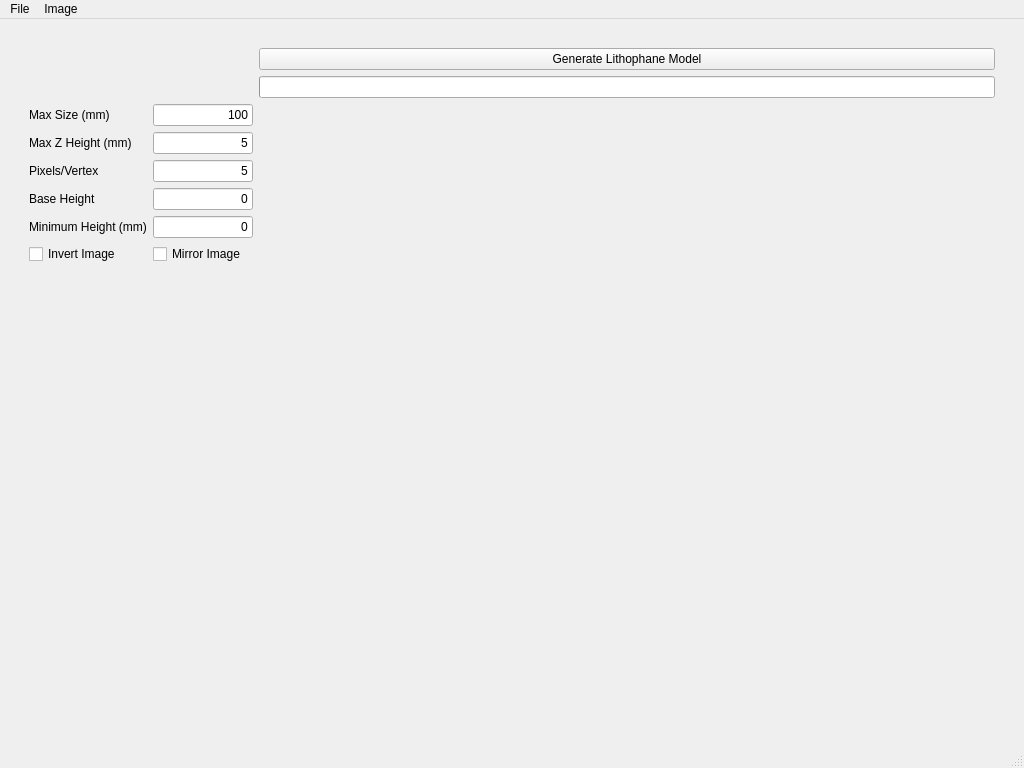
<?xml version="1.0" encoding="UTF-8"?>
<ui version="4.0">
 <class>MainWindow</class>
 <widget class="QMainWindow" name="MainWindow">
  <property name="geometry">
   <rect>
    <x>0</x>
    <y>0</y>
    <width>1024</width>
    <height>768</height>
   </rect>
  </property>
  <property name="windowTitle">
   <string>Lithophane Generator</string>
  </property>
  <widget class="QWidget" name="centralwidget">
   <property name="sizePolicy">
    <sizepolicy hsizetype="Expanding" vsizetype="Expanding">
     <horstretch>0</horstretch>
     <verstretch>0</verstretch>
    </sizepolicy>
   </property>
   <layout class="QGridLayout" name="gridLayout_3">
    <item row="2" column="0">
     <layout class="QGridLayout" name="gridLayout_2">
      <property name="leftMargin">
       <number>20</number>
      </property>
      <property name="topMargin">
       <number>20</number>
      </property>
      <property name="rightMargin">
       <number>20</number>
      </property>
      <property name="bottomMargin">
       <number>20</number>
      </property>
      <item row="2" column="0">
       <layout class="QVBoxLayout" name="verticalLayout">
        <item>
         <layout class="QGridLayout" name="gridLayout">
          <item row="2" column="0">
           <widget class="QLabel" name="label_3">
            <property name="text">
             <string>Pixels/Vertex</string>
            </property>
            <property name="buddy">
             <cstring>numSamples</cstring>
            </property>
           </widget>
          </item>
          <item row="4" column="1">
           <widget class="QLineEdit" name="minHeight">
            <property name="sizePolicy">
             <sizepolicy hsizetype="Fixed" vsizetype="Fixed">
              <horstretch>0</horstretch>
              <verstretch>0</verstretch>
             </sizepolicy>
            </property>
            <property name="maximumSize">
             <size>
              <width>100</width>
              <height>16777215</height>
             </size>
            </property>
            <property name="text">
             <string>0</string>
            </property>
            <property name="alignment">
             <set>Qt::AlignRight|Qt::AlignTrailing|Qt::AlignVCenter</set>
            </property>
           </widget>
          </item>
          <item row="1" column="0">
           <widget class="QLabel" name="label_2">
            <property name="text">
             <string>Max Z Height (mm)</string>
            </property>
            <property name="buddy">
             <cstring>maxHeight</cstring>
            </property>
           </widget>
          </item>
          <item row="3" column="1">
           <widget class="QLineEdit" name="baseHeight">
            <property name="sizePolicy">
             <sizepolicy hsizetype="Fixed" vsizetype="Fixed">
              <horstretch>0</horstretch>
              <verstretch>0</verstretch>
             </sizepolicy>
            </property>
            <property name="maximumSize">
             <size>
              <width>100</width>
              <height>16777215</height>
             </size>
            </property>
            <property name="text">
             <string>0</string>
            </property>
            <property name="alignment">
             <set>Qt::AlignRight|Qt::AlignTrailing|Qt::AlignVCenter</set>
            </property>
           </widget>
          </item>
          <item row="3" column="0">
           <widget class="QLabel" name="label_4">
            <property name="text">
             <string>Base Height</string>
            </property>
            <property name="buddy">
             <cstring>baseHeight</cstring>
            </property>
           </widget>
          </item>
          <item row="5" column="0">
           <widget class="QCheckBox" name="chkInvert">
            <property name="text">
             <string>Invert Image</string>
            </property>
           </widget>
          </item>
          <item row="0" column="1">
           <widget class="QLineEdit" name="maxSize">
            <property name="sizePolicy">
             <sizepolicy hsizetype="Fixed" vsizetype="Fixed">
              <horstretch>0</horstretch>
              <verstretch>0</verstretch>
             </sizepolicy>
            </property>
            <property name="maximumSize">
             <size>
              <width>100</width>
              <height>16777215</height>
             </size>
            </property>
            <property name="text">
             <string>100</string>
            </property>
            <property name="alignment">
             <set>Qt::AlignRight|Qt::AlignTrailing|Qt::AlignVCenter</set>
            </property>
           </widget>
          </item>
          <item row="2" column="1">
           <widget class="QLineEdit" name="numSamples">
            <property name="sizePolicy">
             <sizepolicy hsizetype="Fixed" vsizetype="Fixed">
              <horstretch>0</horstretch>
              <verstretch>0</verstretch>
             </sizepolicy>
            </property>
            <property name="maximumSize">
             <size>
              <width>100</width>
              <height>16777215</height>
             </size>
            </property>
            <property name="text">
             <string>5</string>
            </property>
            <property name="alignment">
             <set>Qt::AlignRight|Qt::AlignTrailing|Qt::AlignVCenter</set>
            </property>
           </widget>
          </item>
          <item row="4" column="0">
           <widget class="QLabel" name="label_5">
            <property name="text">
             <string>Minimum Height (mm)</string>
            </property>
            <property name="buddy">
             <cstring>minHeight</cstring>
            </property>
           </widget>
          </item>
          <item row="1" column="1">
           <widget class="QLineEdit" name="maxHeight">
            <property name="sizePolicy">
             <sizepolicy hsizetype="Fixed" vsizetype="Fixed">
              <horstretch>0</horstretch>
              <verstretch>0</verstretch>
             </sizepolicy>
            </property>
            <property name="maximumSize">
             <size>
              <width>100</width>
              <height>16777215</height>
             </size>
            </property>
            <property name="text">
             <string>5</string>
            </property>
            <property name="alignment">
             <set>Qt::AlignRight|Qt::AlignTrailing|Qt::AlignVCenter</set>
            </property>
           </widget>
          </item>
          <item row="0" column="0">
           <widget class="QLabel" name="label">
            <property name="sizePolicy">
             <sizepolicy hsizetype="Fixed" vsizetype="Preferred">
              <horstretch>0</horstretch>
              <verstretch>0</verstretch>
             </sizepolicy>
            </property>
            <property name="text">
             <string>Max Size (mm)</string>
            </property>
            <property name="alignment">
             <set>Qt::AlignLeading|Qt::AlignLeft|Qt::AlignVCenter</set>
            </property>
            <property name="buddy">
             <cstring>maxSize</cstring>
            </property>
           </widget>
          </item>
          <item row="5" column="1">
           <widget class="QCheckBox" name="chkMirror">
            <property name="text">
             <string>Mirror Image</string>
            </property>
           </widget>
          </item>
          <item row="6" column="0" colspan="2">
           <widget class="QLabel" name="lblImage">
            <property name="sizePolicy">
             <sizepolicy hsizetype="Expanding" vsizetype="Expanding">
              <horstretch>0</horstretch>
              <verstretch>0</verstretch>
             </sizepolicy>
            </property>
            <property name="text">
             <string/>
            </property>
           </widget>
          </item>
         </layout>
        </item>
        <item>
         <spacer name="verticalSpacer">
          <property name="orientation">
           <enum>Qt::Vertical</enum>
          </property>
          <property name="sizeHint" stdset="0">
           <size>
            <width>20</width>
            <height>40</height>
           </size>
          </property>
         </spacer>
        </item>
       </layout>
      </item>
      <item row="1" column="2">
       <widget class="QProgressBar" name="progressBar">
        <property name="value">
         <number>0</number>
        </property>
        <property name="textVisible">
         <bool>false</bool>
        </property>
       </widget>
      </item>
      <item row="2" column="2">
       <layout class="QHBoxLayout" name="imgLayout" stretch="0">
        <property name="sizeConstraint">
         <enum>QLayout::SetNoConstraint</enum>
        </property>
        <item>
         <widget class="QWidget" name="plotWidget" native="true">
          <property name="sizePolicy">
           <sizepolicy hsizetype="Expanding" vsizetype="Expanding">
            <horstretch>0</horstretch>
            <verstretch>0</verstretch>
           </sizepolicy>
          </property>
          <property name="styleSheet">
           <string notr="true"/>
          </property>
         </widget>
        </item>
       </layout>
      </item>
      <item row="0" column="2">
       <widget class="QPushButton" name="btnGenerate">
        <property name="text">
         <string>Generate Lithophane Model</string>
        </property>
       </widget>
      </item>
     </layout>
    </item>
   </layout>
  </widget>
  <widget class="QMenuBar" name="menubar">
   <property name="geometry">
    <rect>
     <x>0</x>
     <y>0</y>
     <width>1024</width>
     <height>17</height>
    </rect>
   </property>
   <widget class="QMenu" name="menuFile">
    <property name="title">
     <string>File</string>
    </property>
    <addaction name="actionOpen"/>
    <addaction name="actionSave"/>
    <addaction name="separator"/>
    <addaction name="actionLoad_Settings"/>
    <addaction name="actionSave_Settings"/>
    <addaction name="separator"/>
    <addaction name="actionExit"/>
   </widget>
   <widget class="QMenu" name="menuImage">
    <property name="title">
     <string>Image</string>
    </property>
    <addaction name="actionGenerate"/>
   </widget>
   <addaction name="menuFile"/>
   <addaction name="menuImage"/>
  </widget>
  <widget class="QStatusBar" name="statusbar"/>
  <action name="actionOpen">
   <property name="text">
    <string>Load Image</string>
   </property>
   <property name="toolTip">
    <string>Load image file</string>
   </property>
   <property name="shortcut">
    <string>Alt+O</string>
   </property>
  </action>
  <action name="actionSave">
   <property name="text">
    <string>Save 3D Model</string>
   </property>
   <property name="toolTip">
    <string>Export model to .STL file</string>
   </property>
   <property name="shortcut">
    <string>Alt+S</string>
   </property>
  </action>
  <action name="actionGenerate">
   <property name="text">
    <string>Generate</string>
   </property>
   <property name="shortcut">
    <string>Alt+G</string>
   </property>
  </action>
  <action name="actionExit">
   <property name="text">
    <string>Exit</string>
   </property>
   <property name="shortcut">
    <string>Esc</string>
   </property>
  </action>
  <action name="actionLoad_Settings">
   <property name="text">
    <string>Load Settings</string>
   </property>
  </action>
  <action name="actionSave_Settings">
   <property name="text">
    <string>Save Settings</string>
   </property>
  </action>
 </widget>
 <resources/>
 <connections/>
</ui>
